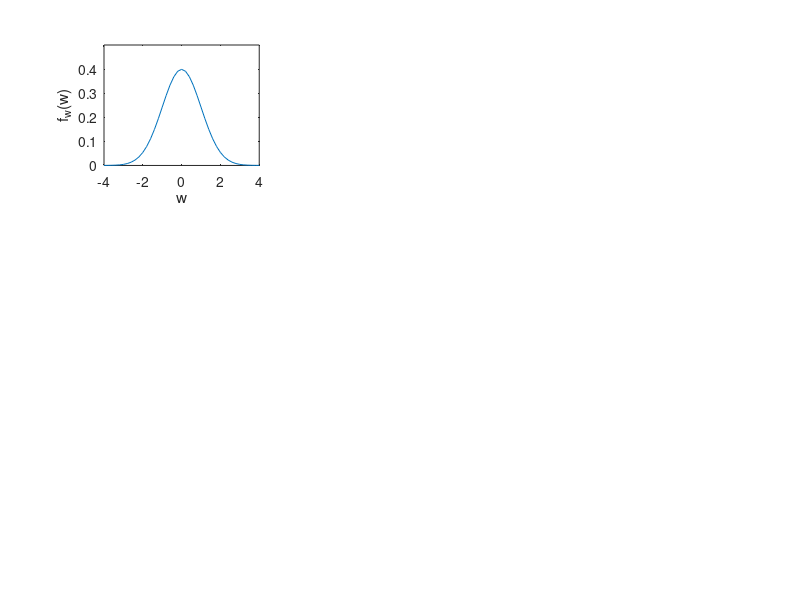
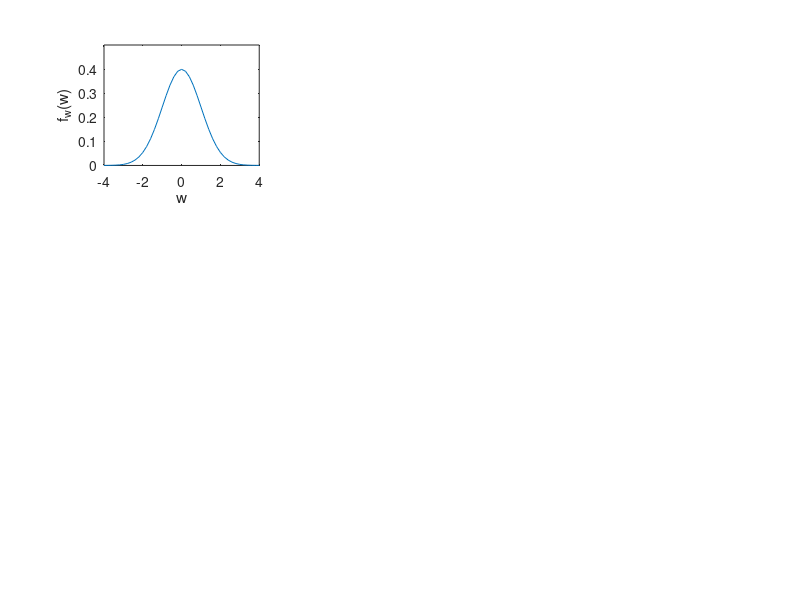

Recreate these plots in MATLAB, in order.
% Plot the Gaussian function
% Copyright 1999 by Todd K. Moon

clf

subplot(3,3,1)
x = -4:.2:4;
sigma = 1;
mu = 0;
fx = 1/sqrt(2*pi*sigma)*exp(-1/(2*sigma^2)*(x-mu).^2);
plot(x,fx)
xlabel('w')
ylabel('f_w(w)')
axis([-4 4 0 .5])
set(gca,'XTick',[-4 -2 0 2 4])
set(gca,'YTick',[0 .1 .2 .3 .4])
print -dps ../pictures/plotgauss.ps
print -deps ../pictures/plotgauss.eps
